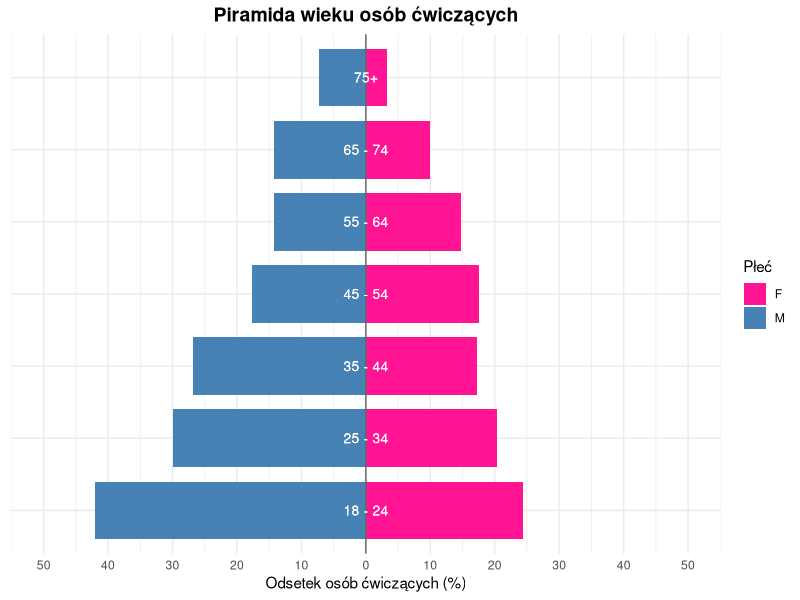

This chart was generated by the following R code:
library(dplyr)
library(tidyr)
library(ggplot2)
library(readr)
library(stringr)

dane <- read_csv("estat_hlth_ehis_pe9u.csv")

first_col <- names(dane)[1]
year_cols <- names(dane)[-1]
dane_long <- dane %>%
  separate(
    {{ first_col }},
    into = c("freq","physact","deg_urb","sex","age","unit","geo"),
    sep = ","
  ) %>%
  pivot_longer(
    cols = all_of(year_cols),
    names_to = "rok",
    values_to = "wartosc"
  ) %>%
  mutate(
    rok = str_trim(rok),
    wartosc = na_if(wartosc, ":"),
    wartosc = as.numeric(wartosc)
  )

pl <- dane_long %>%
  filter(geo == "PL")

##################################
age_levels <- c("Y18-24", "Y25-34", "Y35-44",
                "Y45-54", "Y55-64", "Y65-74", "Y_GE75")

pl_pir <- pl %>%
  filter(
    physact == "MV_AERO",
    deg_urb == "TOTAL",
    unit == "PC",
    age %in% age_levels,
    sex %in% c("M", "F"),
    rok == "2019",
    !is.na(wartosc)
  ) %>%
  mutate(
    age = factor(age, levels = age_levels),
    age_label = dplyr::recode(
      age,
      "Y18-24" = "18 - 24",
      "Y25-34" = "25 - 34",
      "Y35-44" = "35 - 44",
      "Y45-54" = "45 - 54",
      "Y55-64" = "55 - 64",
      "Y65-74" = "65 - 74",
      "Y_GE75" = "75+"
    ),
    wartosc_plot = if_else(sex == "M", -wartosc, wartosc)
  )

# zakres osi X zaokrąglony do pełnych 10
max_val <- max(abs(pl_pir$wartosc_plot), na.rm = TRUE)
limit <- ceiling(max_val / 10) * 10




ggplot(pl_pir, aes(x = wartosc_plot, y = age, fill = sex)) +
  geom_col(width = 0.8) +
             geom_vline(xintercept = 0, color = "grey40") +
             geom_text(
               aes(x = 0, label = age_label),
               color = "white",
               size = 3.5,
               vjust = 0.5
             ) +
             scale_x_continuous(
               labels = abs,
               breaks = seq(-limit, limit, by = 10),
               limits = c(-limit, limit)
             ) +
             
             scale_y_discrete(labels = NULL) +
             labs(
               x = "Odsetek osób ćwiczących (%)",
               y = NULL,
               fill = "Płeć",
               title = "Piramida wieku osób ćwiczących"
             ) +
             scale_fill_manual(values = c("M" = "steelblue", "F" = "deeppink")) +
             theme_minimal() +
             theme(
               plot.title = element_text(size = 14, face = "bold", hjust = 0.5),
               axis.text.y = element_text(size = 12)
             )








